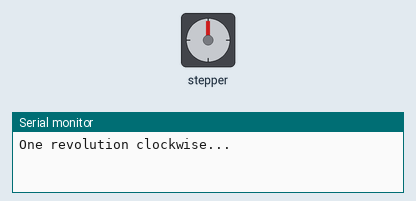
Bench run of a sketch on a simulated Arduino Uno, built with avr-gcc and run on an emulated ATmega328P. Shown: stepper motor, the last lines printed to the serial monitor. Stepper angles assume 2048 steps per turn.

Above: at 0.05 s.
At 2.5 s:
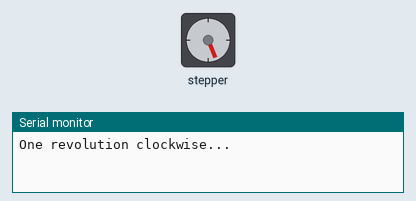
At 5.0 s:
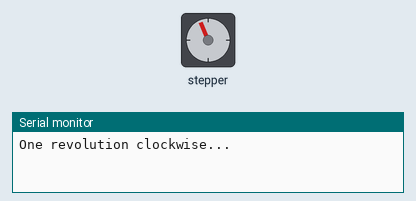
At 10.85 s:
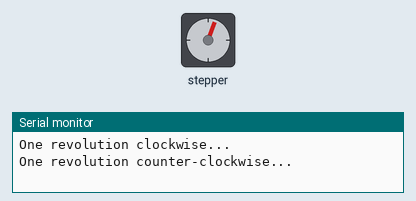
Timing chart, 0 to 15.7 s (numbered marks = the images above):
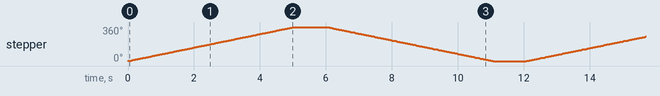

Measured:
- by itself, stepper: turns 360° clockwise in 5.0 s, then 360° counter-clockwise in 5.0 s, repeating every 12.1 s

The sketch:

example.ino
```cpp
// Uses the built-in Arduino Stepper library to rotate the 28BYJ-48 one full revolution clockwise and counter-clockwise at a set RPM, demonstrating the correct pin ordering for the ULN2003 board.
//
// Buy this module: https://shillehtek.com/products/stepper-motor-28byj-48-5v-arduino-raspberry-pi
// Full manual: https://shillehtek.com/blogs/shillehtek-product-manuals/stepper-motor-28byj-48-5v-arduino-raspberry-pi-manual
// More examples: https://github.com/shillehbean/shillehtek-examples
//

// 28BYJ-48 + ULN2003 - Arduino Example (built-in Stepper library)
// IN1->8, IN2->9, IN3->10, IN4->11

#include <Stepper.h>

const int STEPS_PER_REV = 2048;      // full-step mode

// Note the pin order: IN1, IN3, IN2, IN4 for correct sequencing
Stepper stepper(STEPS_PER_REV, 8, 10, 9, 11);

void setup() {
  Serial.begin(9600);
  stepper.setSpeed(12);              // RPM (10-15 is reliable)
}

void loop() {
  Serial.println("One revolution clockwise...");
  stepper.step(STEPS_PER_REV);
  delay(1000);

  Serial.println("One revolution counter-clockwise...");
  stepper.step(-STEPS_PER_REV);
  delay(1000);
}
```
